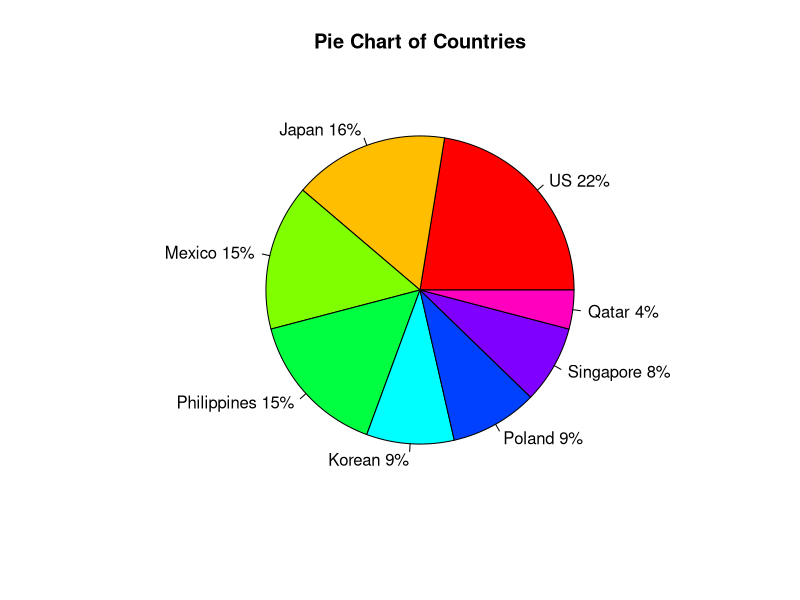

The R source for this figure:

library(ggplot2)
slices <- c(22, 16, 15, 15, 9, 9, 8, 4)
lbls <- c("US", "Japan", "Mexico","Philippines", "Korean", "Poland","Singapore","Qatar")
pct <- round(slices/sum(slices)*100)
lbls <- paste(lbls, pct) 
lbls <- paste(lbls,"%",sep="") 
pie(slices,labels = lbls, col=rainbow(length(lbls)),
    main="Pie Chart of Countries")


